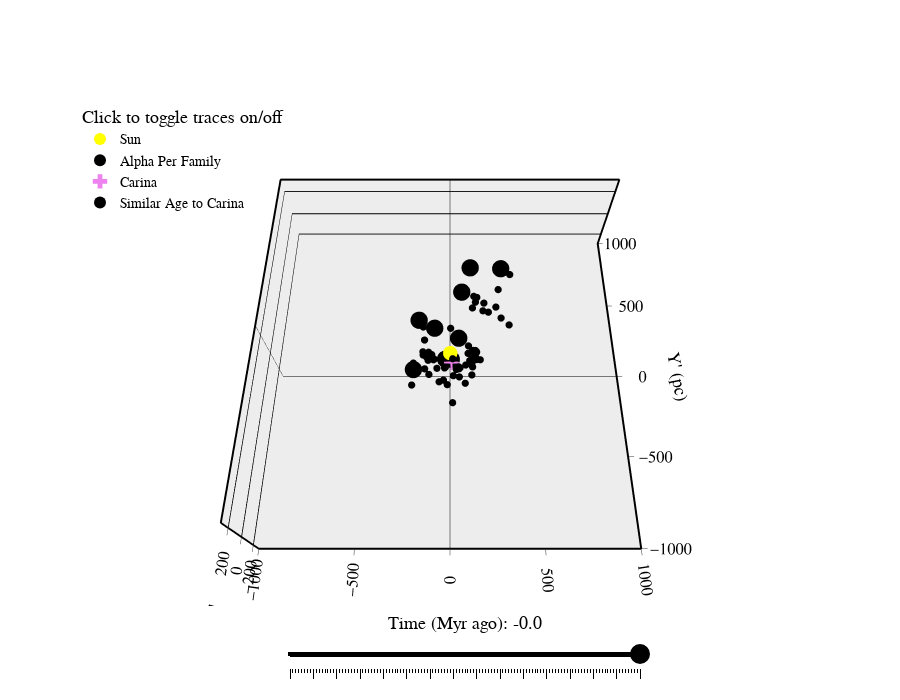

Notebook code for this chart:
### Code cell
sun = pd.DataFrame({'name' : ['Sun'], 'family' : ['Sun'], 'age_myr' : [8000], 'U' : [0.], 'V' : [0.], 'W' : [0.], 'x' : [0.], 'y' : [0.], 'z' : [0.], 'n_stars' : [1]})

sun_data = StarClusterData(sun, data_name = 'Sun', min_size = 0, max_size = 10, color = 'yellow', opacity = 1., marker_style = 'circle')
carina_data = StarClusterData(carina, data_name = 'Carina', min_size = 0, max_size = 15, color = 'violet', opacity = 1., marker_style = 'cross')
similar_age_carina_data = StarClusterData(alphaPer_similar_age_car, data_name = 'Similar Age to Carina', min_size = 0, max_size = 12, color = 'black', opacity = 1., marker_style = 'circle')
alphaPer_fam_data = StarClusterData(alphaPer_family_clusters, data_name = 'Alpha Per Family', min_size = 0, max_size = 5, color = 'black', opacity = 1., marker_style = 'circle')

sc = StarClusterCollection([sun_data, alphaPer_fam_data, carina_data, similar_age_carina_data])
plot_3d = StarClusters3DPlotter(data_collection = sc, xyz_widths = (1000, 1000, 300), figure_theme = 'light')

save_name = '/Users/cam/Downloads/carina_movie.html'
time_int = np.round(np.arange(0., -60.5, -0.5), 1)
fig3d_m6 = plot_3d.generate_3d_plot(
    time = time_int,
    show = True, 
    save_name =save_name, 
    static_traces = None, 
    static_traces_times = None, 
    focus_group = None,
    fade_in_time = 5 # Myr
)

### Figure 1 — Plotly figure (JSON) as saved in the notebook; plotly's stock layout.template omitted (floating-point values rounded to 4 significant figures)
{"data": [{"hovertext": ["Sun"], "marker": {"color": "yellow", "line": {"color": "black", "width": 0}, "opacity": 1, "size": [10], "symbol": "circle"}, "mode": "markers", "name": "Sun", "type": "scatter3d", "x": [0], "y": [0], "z": [0]}, {"hovertext": ["118TAU", "ADS_16795", "ASCC_100", "Alessi_13", "BPMG", "CAR", "COL", "CRA", "CWNU_1015", "CWNU_1129", "CWNU_1143", "Chamaleon_I", "EPSC", "ETAC", "Gaia_8", "HSC_1020", "HSC_1318", "HSC_1438", "HSC_1553", "HSC_1766", "HSC_1900", "HSC_1989", "HSC_2068", "HSC_2139", "HSC_2216", "HSC_2468", "HSC_2505", "HSC_2523", "HSC_2630", "HSC_2636", "HSC_2733", "HSC_2816", "HSC_2907", "HSC_2919", "HSC_2931", "HSC_2986", "HSC_381", "HSC_415", "HSC_474", "HSC_517", "HSC_958", "IC_2602", "IC_4665", "LCC", "Mamajek_1", "Mamajek_3", "Melotte_20", "OCSN_10", "OCSN_100", "OCSN_24", "OCSN_92", "OCSN_96", "OCSN_98", "OC_0666", "Platais_6", "Platais_8", "ROPH", "Stephenson_1", "THA", "THOR", "TWA", "Teutsch_179", "Theia_23", "Theia_232", "Theia_333", "Theia_38", "Theia_53", "Theia_54", "Theia_65", "Theia_66", "Theia_67", "Theia_69", "Theia_72", "UBC_26", "UCL", "UCRA", "UPK_113", "UPK_116", "UPK_606", "UPK_640", "USCO", "XFOR"], "marker": {"color": "black", "line": {"color": "black", "width": 0}, "opacity": 1, "size": [5, 5, 5, 5, 5, 5, 5, 5, 5, 5, 5, 5, 5, 5, 5, 5, 5, 5, 5, 5, 5, 5, 5, 5, 5, 5, 5, 5, 5, 5, 5, 5, 5, 5, 5, 5, 5, 5, 5, 5, 5, 5, 5, 5, 5, 5, 5, 5, 5, 5, 5, 5, 5, 5, 5, 5, 5, 5, 5, 5, 5, 5, 5, 5, 5, 5, 5, 5, 5, 5, 5, 5, 5, 5, 5, 5, 5, 5, 5, 5, 5, 5], "symbol": "circle"}, "mode": "markers", "name": "Alpha Per Family", "type": "scatter3d", "x": [-102.3, -78.95, 151.9, -31.58, 4.1, 6.7, -25.9, 132.4, -143.2, -152.3, 98.65, 83.35, 49.9, 33.65, 126.0, -155.9, -121.5, -125.1, -203.5, -73.66, -26.24, -61.4, -36.45, -15.54, 13.53, 47.31, 52.13, 52.02, 118.7, 85.25, 119.5, 126.1, 145.4, 130.3, 124.2, 141.0, 213.7, 184.1, 138.9, 47.83, -88.09, 50.54, 282.7, 54.3, 34.85, -92.59, -144.9, 257.8, 126.2, 3.046, 119.6, 128.3, 137.6, 145.4, -203.6, 17.62, 124.8, 134.2, 5.4, -88.4, 14.4, 190.0, 334.8, -182.7, 298.8, 281.1, 104.2, -152.7, -107.1, -135.1, 145.5, -116.8, -210.1, 346.8, 107.5, 142.1, 123.7, 67.68, 122.2, 166.0, 121.2, -27.1], "y": [-4.8, 190.5, 317.1, -49.43, -6.7, -50.5, -25.9, -0.21, -62.04, 11.49, -22.64, -161.3, -84.8, -81.36, 249.7, 206.2, 24.01, -4.63, -58.43, -72.1, -41.52, -144.6, -166.3, -186.9, -261.8, -96.03, -92.09, -85.4, -135.5, -95.0, -75.45, -48.89, -20.8, -15.28, -12.46, -0.1135, 207.6, 223.1, 227.5, 102.8, 150.9, -141.2, 166.7, -94.2, -84.41, -27.82, 93.65, 250.0, -12.2, 156.6, -56.16, -21.99, -16.41, -54.19, -93.02, -131.1, -15.23, 314.6, -20.1, -25.7, -47.7, 266.1, 172.0, 255.7, 545.1, 411.7, 67.11, 19.73, -6.726, 2.087, 0.8371, -121.8, -183.5, 474.9, -60.9, -1.2, 661.7, 419.4, -106.0, -49.66, -17.0, -46.3], "z": [-9.9, -9.611, 79.08, -86.18, -15.7, -15.5, -21.4, -42.43, -72.33, -45.08, 38.71, -51.25, -25.6, -34.81, 73.78, -64.46, -34.74, -78.22, -7.949, -44.99, -30.44, -67.35, -1.378, -14.55, -88.02, 20.38, -2.647, -17.87, -0.1318, 40.37, 28.64, 26.1, 48.08, 40.43, 44.81, -45.04, 96.37, 86.07, 168.5, -12.6, 17.14, -12.74, 100.9, 5.8, -36.19, -26.86, -19.32, 82.66, 53.68, 5.131, 40.5, 53.13, 60.79, 25.6, -18.11, -18.42, 37.6, 93.89, -36.1, -23.9, 22.7, 98.84, 16.94, -69.31, 41.35, 17.98, -39.82, -21.71, -8.438, -48.85, 16.95, -21.67, -26.68, 79.96, 26.5, -39.2, -110.2, -18.96, 38.98, 14.88, 48.9, -84.2]}, {"hovertext": ["CAR"], "marker": {"color": "violet", "line": {"color": "black", "width": 0}, "opacity": 1, "size": [15], "symbol": "cross"}, "mode": "markers", "name": "Carina", "type": "scatter3d", "x": [6.7], "y": [-50.5], "z": [-15.5]}, {"hovertext": ["COL", "HSC_517", "HSC_958", "Platais_6", "THA", "Theia_232", "Theia_333", "UPK_113", "UPK_116"], "marker": {"color": "black", "line": {"color": "black", "width": 0}, "opacity": 1, "size": [12, 12, 12, 12, 12, 12, 12, 12, 12], "symbol": "circle"}, "mode": "markers", "name": "Similar Age to Carina", "type": "scatter3d", "x": [-25.9, 47.83, -88.09, -203.6, 5.4, -182.7, 298.8, 123.7, 67.68], "y": [-25.9, 102.8, 150.9, -93.02, -20.1, 255.7, 545.1, 661.7, 419.4], "z": [-21.4, -12.6, 17.14, -18.11, -36.1, -69.31, 41.35, -110.2, -18.96]}], "layout": {"dragmode": "turntable", "height": 700, "legend": {"bgcolor": "rgba(0,0,0,0)", "font": {"color": "black", "family": "Helvetica", "size": 14}, "itemsizing": "constant", "title": {"font": {"color": "black", "size": 18}, "side": "top", "text": "Click to toggle traces on/off"}, "x": 0, "y": 1}, "scene": {"aspectmode": "manual", "aspectratio": {"x": 1, "y": 1, "z": 0.3}, "camera": {"center": {"x": 0, "y": 0, "z": 0}, "eye": {"x": 0, "y": -0.8, "z": 1.5}, "projection": {"type": "perspective"}, "up": {"x": 0, "y": 1, "z": 0}}, "xaxis": {"gridcolor": "black", "linecolor": "black", "linewidth": 4, "mirror": true, "nticks": 5, "range": [-1000, 1000], "showgrid": false, "showline": true, "showspikes": false, "tickfont": {"color": "black", "family": "helvetica", "size": 14}, "title": {"font": {"color": "black", "family": "helvetica", "size": 18}, "text": "X' (pc)"}, "zeroline": true, "zerolinecolor": "black"}, "yaxis": {"gridcolor": "black", "linecolor": "black", "linewidth": 4, "mirror": true, "nticks": 5, "range": [-1000, 1000], "showgrid": false, "showline": true, "showspikes": false, "tickfont": {"color": "black", "family": "helvetica", "size": 14}, "title": {"font": {"color": "black", "family": "helvetica", "size": 18}, "text": "Y' (pc)"}, "zeroline": true, "zerolinecolor": "black"}, "zaxis": {"gridcolor": "black", "linecolor": "black", "linewidth": 4, "mirror": true, "nticks": 5, "range": [-300, 300], "showgrid": true, "showline": true, "showspikes": false, "tickfont": {"color": "black", "family": "helvetica", "size": 14}, "title": {"font": {"color": "black", "family": "helvetica", "size": 18}, "text": "Z' (pc)"}, "zeroline": false, "zerolinecolor": "black"}}, "sliders": [{"active": 120, "bgcolor": "black", "bordercolor": "black", "borderwidth": 0, "currentvalue": {"font": {"color": "black", "family": "helvetica", "size": 18}, "offset": 20, "prefix": "Time (Myr ago): ", "visible": true, "xanchor": "center"}, "font": {"color": "rgba(0,0,0,0)", "family": "helvetica", "size": 8}, "len": 0.5, "pad": {"b": 0, "l": 0, "r": 0, "t": 0}, "steps": [{"args": [["-60.0"], {"frame": {"duration": 5, "easing": "linear", "redraw": true}, "transition": {"duration": 0, "easing": "linear"}}], "label": "60.0", "method": "animate"}, {"args": [["-59.5"], {"frame": {"duration": 5, "easing": "linear", "redraw": true}, "transition": {"duration": 0, "easing": "linear"}}], "label": "59.5", "method": "animate"}, {"args": [["-59.0"], {"frame": {"duration": 5, "easing": "linear", "redraw": true}, "transition": {"duration": 0, "easing": "linear"}}], "label": "59.0", "method": "animate"}, {"args": [["-58.5"], {"frame": {"duration": 5, "easing": "linear", "redraw": true}, "transition": {"duration": 0, "easing": "linear"}}], "label": "58.5", "method": "animate"}, {"args": [["-58.0"], {"frame": {"duration": 5, "easing": "linear", "redraw": true}, "transition": {"duration": 0, "easing": "linear"}}], "label": "58.0", "method": "animate"}, {"args": [["-57.5"], {"frame": {"duration": 5, "easing": "linear", "redraw": true}, "transition": {"duration": 0, "easing": "linear"}}], "label": "57.5", "method": "animate"}, {"args": [["-57.0"], {"frame": {"duration": 5, "easing": "linear", "redraw": true}, "transition": {"duration": 0, "easing": "linear"}}], "label": "57.0", "method": "animate"}, {"args": [["-56.5"], {"frame": {"duration": 5, "easing": "linear", "redraw": true}, "transition": {"duration": 0, "easing": "linear"}}], "label": "56.5", "method": "animate"}, {"args": [["-56.0"], {"frame": {"duration": 5, "easing": "linear", "redraw": true}, "transition": {"duration": 0, "easing": "linear"}}], "label": "56.0", "method": "animate"}, {"args": [["-55.5"], {"frame": {"duration": 5, "easing": "linear", "redraw": true}, "transition": {"duration": 0, "easing": "linear"}}], "label": "55.5", "method": "animate"}, {"args": [["-55.0"], {"frame": {"duration": 5, "easing": "linear", "redraw": true}, "transition": {"duration": 0, "easing": "linear"}}], "label": "55.0", "method": "animate"}, {"args": [["-54.5"], {"frame": {"duration": 5, "easing": "linear", "redraw": true}, "transition": {"duration": 0, "easing": "linear"}}], "label": "54.5", "method": "animate"}, {"args": [["-54.0"], {"frame": {"duration": 5, "easing": "linear", "redraw": true}, "transition": {"duration": 0, "easing": "linear"}}], "label": "54.0", "method": "animate"}, {"args": [["-53.5"], {"frame": {"duration": 5, "easing": "linear", "redraw": true}, "transition": {"duration": 0, "easing": "linear"}}], "label": "53.5", "method": "animate"}, {"args": [["-53.0"], {"frame": {"duration": 5, "easing": "linear", "redraw": true}, "transition": {"duration": 0, "easing": "linear"}}], "label": "53.0", "method": "animate"}, {"args": [["-52.5"], {"frame": {"duration": 5, "easing": "linear", "redraw": true}, "transition": {"duration": 0, "easing": "linear"}}], "label": "52.5", "method": "animate"}, {"args": [["-52.0"], {"frame": {"duration": 5, "easing": "linear", "redraw": true}, "transition": {"duration": 0, "easing": "linear"}}], "label": "52.0", "method": "animate"}, {"args": [["-51.5"], {"frame": {"duration": 5, "easing": "linear", "redraw": true}, "transition": {"duration": 0, "easing": "linear"}}], "label": "51.5", "method": "animate"}, {"args": [["-51.0"], {"frame": {"duration": 5, "easing": "linear", "redraw": true}, "transition": {"duration": 0, "easing": "linear"}}], "label": "51.0", "method": "animate"}, {"args": [["-50.5"], {"frame": {"duration": 5, "easing": "linear", "redraw": true}, "transition": {"duration": 0, "easing": "linear"}}], "label": "50.5", "method": "animate"}, {"args": [["-50.0"], {"frame": {"duration": 5, "easing": "linear", "redraw": true}, "transition": {"duration": 0, "easing": "linear"}}], "label": "50.0", "method": "animate"}, {"args": [["-49.5"], {"frame": {"duration": 5, "easing": "linear", "redraw": true}, "transition": {"duration": 0, "easing": "linear"}}], "label": "49.5", "method": "animate"}, {"args": [["-49.0"], {"frame": {"duration": 5, "easing": "linear", "redraw": true}, "transition": {"duration": 0, "easing": "linear"}}], "label": "49.0", "method": "animate"}, {"args": [["-48.5"], {"frame": {"duration": 5, "easing": "linear", "redraw": true}, "transition": {"duration": 0, "easing": "linear"}}], "label": "48.5", "method": "animate"}, {"args": [["-48.0"], {"frame": {"duration": 5, "easing": "linear", "redraw": true}, "transition": {"duration": 0, "easing": "linear"}}], "label": "48.0", "method": "animate"}, {"args": [["-47.5"], {"frame": {"duration": 5, "easing": "linear", "redraw": true}, "transition": {"duration": 0, "easing": "linear"}}], "label": "47.5", "method": "animate"}, {"args": [["-47.0"], {"frame": {"duration": 5, "easing": "linear", "redraw": true}, "transition": {"duration": 0, "easing": "linear"}}], "label": "47.0", "method": "animate"}, {"args": [["-46.5"], {"frame": {"duration": 5, "easing": "linear", "redraw": true}, "transition": {"duration": 0, "easing": "linear"}}], "label": "46.5", "method": "animate"}, {"args": [["-46.0"], {"frame": {"duration": 5, "easing": "linear", "redraw": true}, "transition": {"duration": 0, "easing": "linear"}}], "label": "46.0", "method": "animate"}, {"args": [["-45.5"], {"frame": {"duration": 5, "easing": "linear", "redraw": true}, "transition": {"duration": 0, "easing": "linear"}}], "label": "45.5", "method": "animate"}, {"args": [["-45.0"], {"frame": {"duration": 5, "easing": "linear", "redraw": true}, "transition": {"duration": 0, "easing": "linear"}}], "label": "45.0", "method": "animate"}, {"args": [["-44.5"], {"frame": {"duration": 5, "easing": "linear", "redraw": true}, "transition": {"duration": 0, "easing": "linear"}}], "label": "44.5", "method": "animate"}, {"args": [["-44.0"], {"frame": {"duration": 5, "easing": "linear", "redraw": true}, "transition": {"duration": 0, "easing": "linear"}}], "label": "44.0", "method": "animate"}, {"args": [["-43.5"], {"frame": {"duration": 5, "easing": "linear", "redraw": true}, "transition": {"duration": 0, "easing": "linear"}}], "label": "43.5", "method": "animate"}, {"args": [["-43.0"], {"frame": {"duration": 5, "easing": "linear", "redraw": true}, "transition": {"duration": 0, "easing": "linear"}}], "label": "43.0", "method": "animate"}, {"args": [["-42.5"], {"frame": {"duration": 5, "easing": "linear", "redraw": true}, "transition": {"duration": 0, "easing": "linear"}}], "label": "42.5", "method": "animate"}, {"args": [["-42.0"], {"frame": {"duration": 5, "easing": "linear", "redraw": true}, "transition": {"duration": 0, "easing": "linear"}}], "label": "42.0", "method": "animate"}, {"args": [["-41.5"], {"frame": {"duration": 5, "easing": "linear", "redraw": true}, "transition": {"duration": 0, "easing": "linear"}}], "label": "41.5", "method": "animate"}, {"args": [["-41.0"], {"frame": {"duration": 5, "easing": "linear", "redraw": true}, "transition": {"duration": 0, "easing": "linear"}}], "label": "41.0", "method": "animate"}, {"args": [["-40.5"], {"frame": {"duration": 5, "easing": "linear", "redraw": true}, "transition": {"duration": 0, "easing": "linear"}}], "label": "40.5", "method": "animate"}, {"args": [["-40.0"], {"frame": {"duration": 5, "easing": "linear", "redraw": true}, "transition": {"duration": 0, "easing": "linear"}}], "label": "40.0", "method": "animate"}, {"args": [["-39.5"], {"frame": {"duration": 5, "easing": "linear", "redraw": true}, "transition": {"duration": 0, "easing": "linear"}}], "label": "39.5", "method": "animate"}, {"args": [["-39.0"], {"frame": {"duration": 5, "easing": "linear", "redraw": true}, "transition": {"duration": 0, "easing": "linear"}}], "label": "39.0", "method": "animate"}, {"args": [["-38.5"], {"frame": {"duration": 5, "easing": "linear", "redraw": true}, "transition": {"duration": 0, "easing": "linear"}}], "label": "38.5", "method": "animate"}, {"args": [["-38.0"], {"frame": {"duration": 5, "easing": "linear", "redraw": true}, "transition": {"duration": 0, "easing": "linear"}}], "label": "38.0", "method": "animate"}, {"args": [["-37.5"], {"frame": {"duration": 5, "easing": "linear", "redraw": true}, "transition": {"duration": 0, "easing": "linear"}}], "label": "37.5", "method": "animate"}, {"args": [["-37.0"], {"frame": {"duration": 5, "easing": "linear", "redraw": true}, "transition": {"duration": 0, "easing": "linear"}}], "label": "37.0", "method": "animate"}, {"args": [["-36.5"], {"frame": {"duration": 5, "easing": "linear", "redraw": true}, "transition": {"duration": 0, "easing": "linear"}}], "label": "36.5", "method": "animate"}, {"args": [["-36.0"], {"frame": {"duration": 5, "easing": "linear", "redraw": true}, "transition": {"duration": 0, "easing": "linear"}}], "label": "36.0", "method": "animate"}, {"args": [["-35.5"], {"frame": {"duration": 5, "easing": "linear", "redraw": true}, "transition": {"duration": 0, "easing": "linear"}}], "label": "35.5", "method": "animate"}, {"args": [["-35.0"], {"frame": {"duration": 5, "easing": "linear", "redraw": true}, "transition": {"duration": 0, "easing": "linear"}}], "label": "35.0", "method": "animate"}, {"args": [["-34.5"], {"frame": {"duration": 5, "easing": "linear", "redraw": true}, "transition": {"duration": 0, "easing": "linear"}}], "label": "34.5", "method": "animate"}, {"args": [["-34.0"], {"frame": {"duration": 5, "easing": "linear", "redraw": true}, "transition": {"duration": 0, "easing": "linear"}}], "label": "34.0", "method": "animate"}, {"args": [["-33.5"], {"frame": {"duration": 5, "easing": "linear", "redraw": true}, "transition": {"duration": 0, "easing": "linear"}}], "label": "33.5", "method": "animate"}, {"args": [["-33.0"], {"frame": {"duration": 5, "easing": "linear", "redraw": true}, "transition": {"duration": 0, "easing": "linear"}}], "label": "33.0", "method": "animate"}, {"args": [["-32.5"], {"frame": {"duration": 5, "easing": "linear", "redraw": true}, "transition": {"duration": 0, "easing": "linear"}}], "label": "32.5", "method": "animate"}, {"args": [["-32.0"], {"frame": {"duration": 5, "easing": "linear", "redraw": true}, "transition": {"duration": 0, "easing": "linear"}}], "label": "32.0", "method": "animate"}, {"args": [["-31.5"], {"frame": {"duration": 5, "easing": "linear", "redraw": true}, "transition": {"duration": 0, "easing": "linear"}}], "label": "31.5", "method": "animate"}, {"args": [["-31.0"], {"frame": {"duration": 5, "easing": "linear", "redraw": true}, "transition": {"duration": 0, "easing": "linear"}}], "label": "31.0", "method": "animate"}, {"args": [["-30.5"], {"frame": {"duration": 5, "easing": "linear", "redraw": true}, "transition": {"duration": 0, "easing": "linear"}}], "label": "30.5", "method": "animate"}, {"args": [["-30.0"], {"frame": {"duration": 5, "easing": "linear", "redraw": true}, "transition": {"duration": 0, "easing": "linear"}}], "label": "30.0", "method": "animate"}, {"args": [["-29.5"], {"frame": {"duration": 5, "easing": "linear", "redraw": true}, "transition": {"duration": 0, "easing": "linear"}}], "label": "29.5", "method": "animate"}, {"args": [["-29.0"], {"frame": {"duration": 5, "easing": "linear", "redraw": true}, "transition": {"duration": 0, "easing": "linear"}}], "label": "29.0", "method": "animate"}, {"args": [["-28.5"], {"frame": {"duration": 5, "easing": "linear", "redraw": true}, "transition": {"duration": 0, "easing": "linear"}}], "label": "28.5", "method": "animate"}, {"args": [["-28.0"], {"frame": {"duration": 5, "easing": "linear", "redraw": true}, "transition": {"duration": 0, "easing": "linear"}}], "label": "28.0", "method": "animate"}, {"args": [["-27.5"], {"frame": {"duration": 5, "easing": "linear", "redraw": true}, "transition": {"duration": 0, "easing": "linear"}}], "label": "27.5", "method": "animate"}, {"args": [["-27.0"], {"frame": {"duration": 5, "easing": "linear", "redraw": true}, "transition": {"duration": 0, "easing": "linear"}}], "label": "27.0", "method": "animate"}, {"args": [["-26.5"], {"frame": {"duration": 5, "easing": "linear", "redraw": true}, "transition": {"duration": 0, "easing": "linear"}}], "label": "26.5", "method": "animate"}, {"args": [["-26.0"], {"frame": {"duration": 5, "easing": "linear", "redraw": true}, "transition": {"duration": 0, "easing": "linear"}}], "label": "26.0", "method": "animate"}, {"args": [["-25.5"], {"frame": {"duration": 5, "easing": "linear", "redraw": true}, "transition": {"duration": 0, "easing": "linear"}}], "label": "25.5", "method": "animate"}, {"args": [["-25.0"], {"frame": {"duration": 5, "easing": "linear", "redraw": true}, "transition": {"duration": 0, "easing": "linear"}}], "label": "25.0", "method": "animate"}, {"args": [["-24.5"], {"frame": {"duration": 5, "easing": "linear", "redraw": true}, "transition": {"duration": 0, "easing": "linear"}}], "label": "24.5", "method": "animate"}, {"args": [["-24.0"], {"frame": {"duration": 5, "easing": "linear", "redraw": true}, "transition": {"duration": 0, "easing": "linear"}}], "label": "24.0", "method": "animate"}, {"args": [["-23.5"], {"frame": {"duration": 5, "easing": "linear", "redraw": true}, "transition": {"duration": 0, "easing": "linear"}}], "label": "23.5", "method": "animate"}, {"args": [["-23.0"], {"frame": {"duration": 5, "easing": "linear", "redraw": true}, "transition": {"duration": 0, "easing": "linear"}}], "label": "23.0", "method": "animate"}, {"args": [["-22.5"], {"frame": {"duration": 5, "easing": "linear", "redraw": true}, "transition": {"duration": 0, "easing": "linear"}}], "label": "22.5", "method": "animate"}, {"args": [["-22.0"], {"frame": {"duration": 5, "easing": "linear", "redraw": true}, "transition": {"duration": 0, "easing": "linear"}}], "label": "22.0", "method": "animate"}, {"args": [["-21.5"], {"frame": {"duration": 5, "easing": "linear", "redraw": true}, "transition": {"duration": 0, "easing": "linear"}}], "label": "21.5", "method": "animate"}, {"args": [["-21.0"], {"frame": {"duration": 5, "easing": "linear", "redraw": true}, "transition": {"duration": 0, "easing": "linear"}}], "label": "21.0", "method": "animate"}, {"args": [["-20.5"], {"frame": {"duration": 5, "easing": "linear", "redraw": true}, "transition": {"duration": 0, "easing": "linear"}}], "label": "20.5", "method": "animate"}, {"args": [["-20.0"], {"frame": {"duration": 5, "easing": "linear", "redraw": true}, "transition": {"duration": 0, "easing": "linear"}}], "label": "20.0", "method": "animate"}, {"args": [["-19.5"], {"frame": {"duration": 5, "easing": "linear", "redraw": true}, "transition": {"duration": 0, "easing": "linear"}}], "label": "19.5", "method": "animate"}, {"args": [["-19.0"], {"frame": {"duration": 5, "easing": "linear", "redraw": true}, "transition": {"duration": 0, "easing": "linear"}}], "label": "19.0", "method": "animate"}, {"args": [["-18.5"], {"frame": {"duration": 5, "easing": "linear", "redraw": true}, "transition": {"duration": 0, "easing": "linear"}}], "label": "18.5", "method": "animate"}, {"args": [["-18.0"], {"frame": {"duration": 5, "easing": "linear", "redraw": true}, "transition": {"duration": 0, "easing": "linear"}}], "label": "18.0", "method": "animate"}, {"args": [["-17.5"], {"frame": {"duration": 5, "easing": "linear", "redraw": true}, "transition": {"duration": 0, "easing": "linear"}}], "label": "17.5", "method": "animate"}, {"args": [["-17.0"], {"frame": {"duration": 5, "easing": "linear", "redraw": true}, "transition": {"duration": 0, "easing": "linear"}}], "label": "17.0", "method": "animate"}, {"args": [["-16.5"], {"frame": {"duration": 5, "easing": "linear", "redraw": true}, "transition": {"duration": 0, "easing": "linear"}}], "label": "16.5", "method": "animate"}, {"args": [["-16.0"], {"frame": {"duration": 5, "easing": "linear", "redraw": true}, "transition": {"duration": 0, "easing": "linear"}}], "label": "16.0", "method": "animate"}, {"args": [["-15.5"], {"frame": {"duration": 5, "easing": "linear", "redraw": true}, "transition": {"duration": 0, "easing": "linear"}}], "label": "15.5", "method": "animate"}, {"args": [["-15.0"], {"frame": {"duration": 5, "easing": "linear", "redraw": true}, "transition": {"duration": 0, "easing": "linear"}}], "label": "15.0", "method": "animate"}, {"args": [["-14.5"], {"frame": {"duration": 5, "easing": "linear", "redraw": true}, "transition": {"duration": 0, "easing": "linear"}}], "label": "14.5", "method": "animate"}, {"args": [["-14.0"], {"frame": {"duration": 5, "easing": "linear", "redraw": true}, "transition": {"duration": 0, "easing": "linear"}}], "label": "14.0", "method": "animate"}, {"args": [["-13.5"], {"frame": {"duration": 5, "easing": "linear", "redraw": true}, "transition": {"duration": 0, "easing": "linear"}}], "label": "13.5", "method": "animate"}, {"args": [["-13.0"], {"frame": {"duration": 5, "easing": "linear", "redraw": true}, "transition": {"duration": 0, "easing": "linear"}}], "label": "13.0", "method": "animate"}, {"args": [["-12.5"], {"frame": {"duration": 5, "easing": "linear", "redraw": true}, "transition": {"duration": 0, "easing": "linear"}}], "label": "12.5", "method": "animate"}, {"args": [["-12.0"], {"frame": {"duration": 5, "easing": "linear", "redraw": true}, "transition": {"duration": 0, "easing": "linear"}}], "label": "12.0", "method": "animate"}, {"args": [["-11.5"], {"frame": {"duration": 5, "easing": "linear", "redraw": true}, "transition": {"duration": 0, "easing": "linear"}}], "label": "11.5", "method": "animate"}, {"args": [["-11.0"], {"frame": {"duration": 5, "easing": "linear", "redraw": true}, "transition": {"duration": 0, "easing": "linear"}}], "label": "11.0", "method": "animate"}, {"args": [["-10.5"], {"frame": {"duration": 5, "easing": "linear", "redraw": true}, "transition": {"duration": 0, "easing": "linear"}}], "label": "10.5", "method": "animate"}, {"args": [["-10.0"], {"frame": {"duration": 5, "easing": "linear", "redraw": true}, "transition": {"duration": 0, "easing": "linear"}}], "label": "10.0", "method": "animate"}, {"args": [["-9.5"], {"frame": {"duration": 5, "easing": "linear", "redraw": true}, "transition": {"duration": 0, "easing": "linear"}}], "label": "9.5", "method": "animate"}, {"args": [["-9.0"], {"frame": {"duration": 5, "easing": "linear", "redraw": true}, "transition": {"duration": 0, "easing": "linear"}}], "label": "9.0", "method": "animate"}, {"args": [["-8.5"], {"frame": {"duration": 5, "easing": "linear", "redraw": true}, "transition": {"duration": 0, "easing": "linear"}}], "label": "8.5", "method": "animate"}, {"args": [["-8.0"], {"frame": {"duration": 5, "easing": "linear", "redraw": true}, "transition": {"duration": 0, "easing": "linear"}}], "label": "8.0", "method": "animate"}, {"args": [["-7.5"], {"frame": {"duration": 5, "easing": "linear", "redraw": true}, "transition": {"duration": 0, "easing": "linear"}}], "label": "7.5", "method": "animate"}, {"args": [["-7.0"], {"frame": {"duration": 5, "easing": "linear", "redraw": true}, "transition": {"duration": 0, "easing": "linear"}}], "label": "7.0", "method": "animate"}, {"args": [["-6.5"], {"frame": {"duration": 5, "easing": "linear", "redraw": true}, "transition": {"duration": 0, "easing": "linear"}}], "label": "6.5", "method": "animate"}, {"args": [["-6.0"], {"frame": {"duration": 5, "easing": "linear", "redraw": true}, "transition": {"duration": 0, "easing": "linear"}}], "label": "6.0", "method": "animate"}, {"args": [["-5.5"], {"frame": {"duration": 5, "easing": "linear", "redraw": true}, "transition": {"duration": 0, "easing": "linear"}}], "label": "5.5", "method": "animate"}, {"args": [["-5.0"], {"frame": {"duration": 5, "easing": "linear", "redraw": true}, "transition": {"duration": 0, "easing": "linear"}}], "label": "5.0", "method": "animate"}, {"args": [["-4.5"], {"frame": {"duration": 5, "easing": "linear", "redraw": true}, "transition": {"duration": 0, "easing": "linear"}}], "label": "4.5", "method": "animate"}, {"args": [["-4.0"], {"frame": {"duration": 5, "easing": "linear", "redraw": true}, "transition": {"duration": 0, "easing": "linear"}}], "label": "4.0", "method": "animate"}, {"args": [["-3.5"], {"frame": {"duration": 5, "easing": "linear", "redraw": true}, "transition": {"duration": 0, "easing": "linear"}}], "label": "3.5", "method": "animate"}, {"args": [["-3.0"], {"frame": {"duration": 5, "easing": "linear", "redraw": true}, "transition": {"duration": 0, "easing": "linear"}}], "label": "3.0", "method": "animate"}, {"args": [["-2.5"], {"frame": {"duration": 5, "easing": "linear", "redraw": true}, "transition": {"duration": 0, "easing": "linear"}}], "label": "2.5", "method": "animate"}, {"args": [["-2.0"], {"frame": {"duration": 5, "easing": "linear", "redraw": true}, "transition": {"duration": 0, "easing": "linear"}}], "label": "2.0", "method": "animate"}, {"args": [["-1.5"], {"frame": {"duration": 5, "easing": "linear", "redraw": true}, "transition": {"duration": 0, "easing": "linear"}}], "label": "1.5", "method": "animate"}, {"args": [["-1.0"], {"frame": {"duration": 5, "easing": "linear", "redraw": true}, "transition": {"duration": 0, "easing": "linear"}}], "label": "1.0", "method": "animate"}, {"args": [["-0.5"], {"frame": {"duration": 5, "easing": "linear", "redraw": true}, "transition": {"duration": 0, "easing": "linear"}}], "label": "0.5", "method": "animate"}, {"args": [["0.0"], {"frame": {"duration": 5, "easing": "linear", "redraw": true}, "transition": {"duration": 0, "easing": "linear"}}], "label": "-0.0", "method": "animate"}], "tickcolor": "black", "ticklen": 10, "transition": {"duration": 300, "easing": "bounce-in"}, "x": 0.27, "xanchor": "left", "y": 0, "yanchor": "top"}], "width": 900}}
